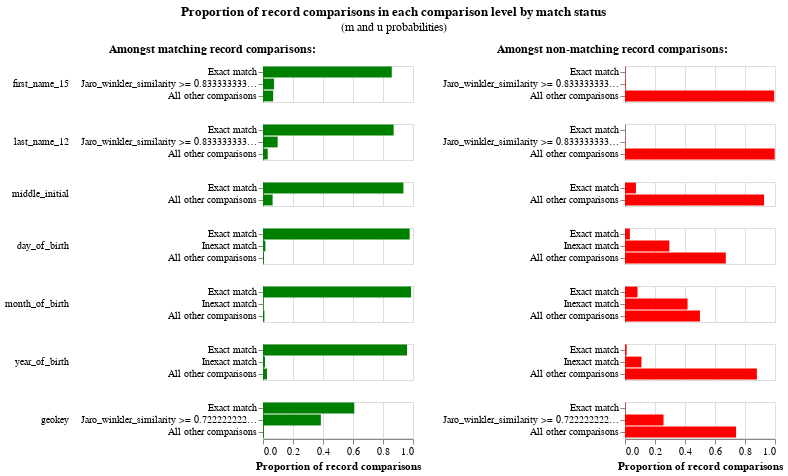

The notebook cell saved with this chart:
### Code cell
linker.m_u_parameters_chart()

### Figure 1 — Vega-Lite specification as saved in the notebook (floating-point values rounded to 4 significant figures)
{"config": {"view": {"continuousWidth": 300, "continuousHeight": 300, "discreteHeight": 300, "discreteWidth": 400}, "header": {"title": null}, "title": {"anchor": "middle", "offset": 10}}, "hconcat": [{"mark": "bar", "encoding": {"color": {"value": "green"}, "row": {"field": "comparison_name", "header": {"labelAlign": "left", "labelAnchor": "middle", "labelAngle": 0}, "sort": {"field": "comparison_sort_order"}, "type": "nominal"}, "tooltip": [{"field": "m_probability_description", "title": "m probability description", "type": "nominal"}, {"field": "comparison_name", "title": "Comparison column name", "type": "nominal"}, {"field": "label_for_charts", "title": "Label", "type": "ordinal"}, {"field": "sql_condition", "title": "SQL condition", "type": "nominal"}, {"field": "m_probability", "format": ".4p", "title": "m probability", "type": "quantitative"}, {"field": "u_probability", "format": ".4p", "title": "u probability", "type": "quantitative"}, {"field": "bayes_factor", "format": ",.4f", "title": "Bayes factor = m/u", "type": "quantitative"}, {"field": "log2_bayes_factor", "format": ",.4f", "title": "Match weight = log2(m/u)", "type": "quantitative"}], "x": {"axis": {"title": "Proportion of record comparisons"}, "field": "m_probability", "type": "quantitative"}, "y": {"axis": {"title": null}, "field": "label_for_charts", "sort": {"field": "comparison_vector_value", "order": "descending"}, "type": "nominal"}}, "height": {"step": 12}, "resolve": {"scale": {"y": "independent"}}, "title": {"text": "Amongst matching record comparisons:", "fontSize": 12, "fontWeight": "bold"}, "transform": [{"filter": "(datum.bayes_factor != 'no-op filter due to vega lite issue 4680')"}], "width": 150}, {"mark": "bar", "encoding": {"color": {"value": "red"}, "row": {"field": "comparison_name", "header": {"labels": false}, "sort": {"field": "comparison_sort_order"}, "type": "nominal"}, "tooltip": [{"field": "u_probability_description", "title": "u probability description", "type": "nominal"}, {"field": "comparison_name", "title": "Comparison column name", "type": "nominal"}, {"field": "label_for_charts", "title": "Label", "type": "ordinal"}, {"field": "sql_condition", "title": "SQL condition", "type": "nominal"}, {"field": "m_probability", "format": ".4p", "title": "m probability", "type": "quantitative"}, {"field": "u_probability", "format": ".4p", "title": "u probability", "type": "quantitative"}, {"field": "bayes_factor", "format": ",.4f", "title": "Bayes factor = m/u", "type": "quantitative"}, {"field": "log2_bayes_factor", "format": ",.4f", "title": "Match weight = log2(m/u)", "type": "quantitative"}], "x": {"axis": {"title": "Proportion of record comparisons"}, "field": "u_probability", "type": "quantitative"}, "y": {"axis": {"title": null}, "field": "label_for_charts", "sort": {"field": "comparison_vector_value", "order": "descending"}, "type": "nominal"}}, "height": {"step": 12}, "resolve": {"scale": {"y": "independent"}}, "title": {"text": "Amongst non-matching record comparisons:", "fontSize": 12, "fontWeight": "bold"}, "transform": [{"filter": "(datum.bayes_factor != 'no-op filter2 due to vega lite issue 4680')"}], "width": 150}], "data": {"name": "data-73da2c5bdd73cac783afbfd523fe8ed5"}, "title": {"text": "Proportion of record comparisons in each comparison level by match status", "subtitle": "(m and u probabilities)"}, "$schema": "https://vega.github.io/schema/vega-lite/v5.9.3.json", "datasets": {"data-73da2c5bdd73cac783afbfd523fe8ed5": [{"comparison_name": "first_name_15", "sql_condition": "\"first_name_15_l\" = \"first_name_15_r\"", "label_for_charts": "Exact match", "m_probability": 0.8585, "u_probability": 0.00203, "m_probability_description": "Amongst matching record comparisons, 85.85% of records are in the exact match comparison level", "u_probability_description": "Amongst non-matching record comparisons, 0.20% of records are in the exact match comparison level", "has_tf_adjustments": false, "tf_adjustment_column": null, "tf_adjustment_weight": 1.0, "is_null_level": false, "bayes_factor": 422.9, "log2_bayes_factor": 8.724, "comparison_vector_value": 2, "max_comparison_vector_value": 2, "bayes_factor_description": "If comparison level is `exact match` then comparison is 422.93 times more likely to be a match", "probability_two_random_records_match": 1.412e-05, "comparison_sort_order": 0}, {"comparison_name": "first_name_15", "sql_condition": "jaro_winkler_similarity(\"first_name_15_l\", \"first_name_15_r\") >= 0.8333333333333334", "label_for_charts": "Jaro_winkler_similarity >= 0.8333333333333334", "m_probability": 0.07376, "u_probability": 0.003468, "m_probability_description": "Amongst matching record comparisons, 7.38% of records are in the jaro_winkler_similarity >= 0.8333333333333334 comparison level", "u_probability_description": "Amongst non-matching record comparisons, 0.35% of records are in the jaro_winkler_similarity >= 0.8333333333333334 comparison level", "has_tf_adjustments": false, "tf_adjustment_column": null, "tf_adjustment_weight": 1.0, "is_null_level": false, "bayes_factor": 21.27, "log2_bayes_factor": 4.411, "comparison_vector_value": 1, "max_comparison_vector_value": 2, "bayes_factor_description": "If comparison level is `jaro_winkler_similarity >= 0.8333333333333334` then comparison is 21.27 times more likely to be a match", "probability_two_random_records_match": 1.412e-05, "comparison_sort_order": 0}, {"comparison_name": "first_name_15", "sql_condition": "ELSE", "label_for_charts": "All other comparisons", "m_probability": 0.06778, "u_probability": 0.9945, "m_probability_description": "Amongst matching record comparisons, 6.78% of records are in the all other comparisons comparison level", "u_probability_description": "Amongst non-matching record comparisons, 99.45% of records are in the all other comparisons comparison level", "has_tf_adjustments": false, "tf_adjustment_column": null, "tf_adjustment_weight": 1.0, "is_null_level": false, "bayes_factor": 0.06815, "log2_bayes_factor": -3.875, "comparison_vector_value": 0, "max_comparison_vector_value": 2, "bayes_factor_description": "If comparison level is `all other comparisons` then comparison is  14.67 times less likely to be a match", "probability_two_random_records_match": 1.412e-05, "comparison_sort_order": 0}, {"comparison_name": "last_name_12", "sql_condition": "\"last_name_12_l\" = \"last_name_12_r\"", "label_for_charts": "Exact match", "m_probability": 0.871, "u_probability": 0.0006842, "m_probability_description": "Amongst matching record comparisons, 87.10% of records are in the exact match comparison level", "u_probability_description": "Amongst non-matching record comparisons, 0.07% of records are in the exact match comparison level", "has_tf_adjustments": false, "tf_adjustment_column": null, "tf_adjustment_weight": 1.0, "is_null_level": false, "bayes_factor": 1273.0, "log2_bayes_factor": 10.31, "comparison_vector_value": 2, "max_comparison_vector_value": 2, "bayes_factor_description": "If comparison level is `exact match` then comparison is 1,273.06 times more likely to be a match", "probability_two_random_records_match": 1.412e-05, "comparison_sort_order": 1}, {"comparison_name": "last_name_12", "sql_condition": "jaro_winkler_similarity(\"last_name_12_l\", \"last_name_12_r\") >= 0.8333333333333334", "label_for_charts": "Jaro_winkler_similarity >= 0.8333333333333334", "m_probability": 0.09762, "u_probability": 0.001368, "m_probability_description": "Amongst matching record comparisons, 9.76% of records are in the jaro_winkler_similarity >= 0.8333333333333334 comparison level", "u_probability_description": "Amongst non-matching record comparisons, 0.14% of records are in the jaro_winkler_similarity >= 0.8333333333333334 comparison level", "has_tf_adjustments": false, "tf_adjustment_column": null, "tf_adjustment_weight": 1.0, "is_null_level": false, "bayes_factor": 71.39, "log2_bayes_factor": 6.158, "comparison_vector_value": 1, "max_comparison_vector_value": 2, "bayes_factor_description": "If comparison level is `jaro_winkler_similarity >= 0.8333333333333334` then comparison is 71.39 times more likely to be a match", "probability_two_random_records_match": 1.412e-05, "comparison_sort_order": 1}, {"comparison_name": "last_name_12", "sql_condition": "ELSE", "label_for_charts": "All other comparisons", "m_probability": 0.03133, "u_probability": 0.9979, "m_probability_description": "Amongst matching record comparisons, 3.13% of records are in the all other comparisons comparison level", "u_probability_description": "Amongst non-matching record comparisons, 99.79% of records are in the all other comparisons comparison level", "has_tf_adjustments": false, "tf_adjustment_column": null, "tf_adjustment_weight": 1.0, "is_null_level": false, "bayes_factor": 0.0314, "log2_bayes_factor": -4.993, "comparison_vector_value": 0, "max_comparison_vector_value": 2, "bayes_factor_description": "If comparison level is `all other comparisons` then comparison is  31.85 times less likely to be a match", "probability_two_random_records_match": 1.412e-05, "comparison_sort_order": 1}, {"comparison_name": "middle_initial", "sql_condition": "\"middle_initial_l\" = \"middle_initial_r\"", "label_for_charts": "Exact match", "m_probability": 0.936, "u_probability": 0.07301, "m_probability_description": "Amongst matching record comparisons, 93.60% of records are in the exact match comparison level", "u_probability_description": "Amongst non-matching record comparisons, 7.30% of records are in the exact match comparison level", "has_tf_adjustments": false, "tf_adjustment_column": null, "tf_adjustment_weight": 1.0, "is_null_level": false, "bayes_factor": 12.82, "log2_bayes_factor": 3.68, "comparison_vector_value": 1, "max_comparison_vector_value": 1, "bayes_factor_description": "If comparison level is `exact match` then comparison is 12.82 times more likely to be a match", "probability_two_random_records_match": 1.412e-05, "comparison_sort_order": 2}, {"comparison_name": "middle_initial", "sql_condition": "ELSE", "label_for_charts": "All other comparisons", "m_probability": 0.06405, "u_probability": 0.927, "m_probability_description": "Amongst matching record comparisons, 6.40% of records are in the all other comparisons comparison level", "u_probability_description": "Amongst non-matching record comparisons, 92.70% of records are in the all other comparisons comparison level", "has_tf_adjustments": false, "tf_adjustment_column": null, "tf_adjustment_weight": 1.0, "is_null_level": false, "bayes_factor": 0.06909, "log2_bayes_factor": -3.855, "comparison_vector_value": 0, "max_comparison_vector_value": 1, "bayes_factor_description": "If comparison level is `all other comparisons` then comparison is  14.47 times less likely to be a match", "probability_two_random_records_match": 1.412e-05, "comparison_sort_order": 2}, {"comparison_name": "day_of_birth", "sql_condition": "\"day_of_birth_l\" = \"day_of_birth_r\"", "label_for_charts": "Exact match", "m_probability": 0.9777, "u_probability": 0.03252, "m_probability_description": "Amongst matching record comparisons, 97.77% of records are in the exact match comparison level", "u_probability_description": "Amongst non-matching record comparisons, 3.25% of records are in the exact match comparison level", "has_tf_adjustments": false, "tf_adjustment_column": null, "tf_adjustment_weight": 1.0, "is_null_level": false, "bayes_factor": 30.07, "log2_bayes_factor": 4.91, "comparison_vector_value": 2, "max_comparison_vector_value": 2, "bayes_factor_description": "If comparison level is `exact match` then comparison is 30.07 times more likely to be a match", "probability_two_random_records_match": 1.412e-05, "comparison_sort_order": 3}, {"comparison_name": "day_of_birth", "sql_condition": "abs(day_of_birth_l - day_of_birth_r) <= 5", "label_for_charts": "Inexact match", "m_probability": 0.01597, "u_probability": 0.2955, "m_probability_description": "Amongst matching record comparisons, 1.60% of records are in the inexact match comparison level", "u_probability_description": "Amongst non-matching record comparisons, 29.55% of records are in the inexact match comparison level", "has_tf_adjustments": false, "tf_adjustment_column": null, "tf_adjustment_weight": 1.0, "is_null_level": false, "bayes_factor": 0.05405, "log2_bayes_factor": -4.21, "comparison_vector_value": 1, "max_comparison_vector_value": 2, "bayes_factor_description": "If comparison level is `inexact match` then comparison is  18.50 times less likely to be a match", "probability_two_random_records_match": 1.412e-05, "comparison_sort_order": 3}, {"comparison_name": "day_of_birth", "sql_condition": "ELSE", "label_for_charts": "All other comparisons", "m_probability": 0.006354, "u_probability": 0.672, "m_probability_description": "Amongst matching record comparisons, 0.64% of records are in the all other comparisons comparison level", "u_probability_description": "Amongst non-matching record comparisons, 67.20% of records are in the all other comparisons comparison level", "has_tf_adjustments": false, "tf_adjustment_column": null, "tf_adjustment_weight": 1.0, "is_null_level": false, "bayes_factor": 0.009455, "log2_bayes_factor": -6.725, "comparison_vector_value": 0, "max_comparison_vector_value": 2, "bayes_factor_description": "If comparison level is `all other comparisons` then comparison is  105.76 times less likely to be a match", "probability_two_random_records_match": 1.412e-05, "comparison_sort_order": 3}, {"comparison_name": "month_of_birth", "sql_condition": "\"month_of_birth_l\" = \"month_of_birth_r\"", "label_for_charts": "Exact match", "m_probability": 0.9869, "u_probability": 0.08324, "m_probability_description": "Amongst matching record comparisons, 98.69% of records are in the exact match comparison level", "u_probability_description": "Amongst non-matching record comparisons, 8.32% of records are in the exact match comparison level", "has_tf_adjustments": false, "tf_adjustment_column": null, "tf_adjustment_weight": 1.0, "is_null_level": false, "bayes_factor": 11.86, "log2_bayes_factor": 3.568, "comparison_vector_value": 2, "max_comparison_vector_value": 2, "bayes_factor_description": "If comparison level is `exact match` then comparison is 11.86 times more likely to be a match", "probability_two_random_records_match": 1.412e-05, "comparison_sort_order": 4}, {"comparison_name": "month_of_birth", "sql_condition": "abs(month_of_birth_l - month_of_birth_r) <= 3", "label_for_charts": "Inexact match", "m_probability": 0.003682, "u_probability": 0.4169, "m_probability_description": "Amongst matching record comparisons, 0.37% of records are in the inexact match comparison level", "u_probability_description": "Amongst non-matching record comparisons, 41.69% of records are in the inexact match comparison level", "has_tf_adjustments": false, "tf_adjustment_column": null, "tf_adjustment_weight": 1.0, "is_null_level": false, "bayes_factor": 0.008832, "log2_bayes_factor": -6.823, "comparison_vector_value": 1, "max_comparison_vector_value": 2, "bayes_factor_description": "If comparison level is `inexact match` then comparison is  113.23 times less likely to be a match", "probability_two_random_records_match": 1.412e-05, "comparison_sort_order": 4}, {"comparison_name": "month_of_birth", "sql_condition": "ELSE", "label_for_charts": "All other comparisons", "m_probability": 0.009369, "u_probability": 0.4998, "m_probability_description": "Amongst matching record comparisons, 0.94% of records are in the all other comparisons comparison level", "u_probability_description": "Amongst non-matching record comparisons, 49.98% of records are in the all other comparisons comparison level", "has_tf_adjustments": false, "tf_adjustment_column": null, "tf_adjustment_weight": 1.0, "is_null_level": false, "bayes_factor": 0.01875, "log2_bayes_factor": -5.737, "comparison_vector_value": 0, "max_comparison_vector_value": 2, "bayes_factor_description": "If comparison level is `all other comparisons` then comparison is  53.35 times less likely to be a match", "probability_two_random_records_match": 1.412e-05, "comparison_sort_order": 4}, {"comparison_name": "year_of_birth", "sql_condition": "\"year_of_birth_l\" = \"year_of_birth_r\"", "label_for_charts": "Exact match", "m_probability": 0.9604, "u_probability": 0.01109, "m_probability_description": "Amongst matching record comparisons, 96.04% of records are in the exact match comparison level", "u_probability_description": "Amongst non-matching record comparisons, 1.11% of records are in the exact match comparison level", "has_tf_adjustments": false, "tf_adjustment_column": null, "tf_adjustment_weight": 1.0, "is_null_level": false, "bayes_factor": 86.64, "log2_bayes_factor": 6.437, "comparison_vector_value": 2, "max_comparison_vector_value": 2, "bayes_factor_description": "If comparison level is `exact match` then comparison is 86.64 times more likely to be a match", "probability_two_random_records_match": 1.412e-05, "comparison_sort_order": 5}, {"comparison_name": "year_of_birth", "sql_condition": "abs(year_of_birth_l - year_of_birth_r) <= 5", "label_for_charts": "Inexact match", "m_probability": 0.01314, "u_probability": 0.1097, "m_probability_description": "Amongst matching record comparisons, 1.31% of records are in the inexact match comparison level", "u_probability_description": "Amongst non-matching record comparisons, 10.97% of records are in the inexact match comparison level", "has_tf_adjustments": false, "tf_adjustment_column": null, "tf_adjustment_weight": 1.0, "is_null_level": false, "bayes_factor": 0.1198, "log2_bayes_factor": -3.061, "comparison_vector_value": 1, "max_comparison_vector_value": 2, "bayes_factor_description": "If comparison level is `inexact match` then comparison is  8.35 times less likely to be a match", "probability_two_random_records_match": 1.412e-05, "comparison_sort_order": 5}, {"comparison_name": "year_of_birth", "sql_condition": "ELSE", "label_for_charts": "All other comparisons", "m_probability": 0.02645, "u_probability": 0.8792, "m_probability_description": "Amongst matching record comparisons, 2.64% of records are in the all other comparisons comparison level", "u_probability_description": "Amongst non-matching record comparisons, 87.92% of records are in the all other comparisons comparison level", "has_tf_adjustments": false, "tf_adjustment_column": null, "tf_adjustment_weight": 1.0, "is_null_level": false, "bayes_factor": 0.03008, "log2_bayes_factor": -5.055, "comparison_vector_value": 0, "max_comparison_vector_value": 2, "bayes_factor_description": "If comparison level is `all other comparisons` then comparison is  33.25 times less likely to be a match", "probability_two_random_records_match": 1.412e-05, "comparison_sort_order": 5}, {"comparison_name": "geokey", "sql_condition": "\"geokey_l\" = \"geokey_r\"", "label_for_charts": "Exact match", "m_probability": 0.6084, "u_probability": 0.002428, "m_probability_description": "Amongst matching record comparisons, 60.84% of records are in the exact match comparison level", "u_probability_description": "Amongst non-matching record comparisons, 0.24% of records are in the exact match comparison level", "has_tf_adjustments": false, "tf_adjustment_column": null, "tf_adjustment_weight": 1.0, "is_null_level": false, "bayes_factor": 250.6, "log2_bayes_factor": 7.969, "comparison_vector_value": 2, "max_comparison_vector_value": 2, "bayes_factor_description": "If comparison level is `exact match` then comparison is 250.63 times more likely to be a match", "probability_two_random_records_match": 1.412e-05, "comparison_sort_order": 6}, {"comparison_name": "geokey", "sql_condition": "jaro_winkler_similarity(\"geokey_l\", \"geokey_r\") >= 0.7222222222222222", "label_for_charts": "Jaro_winkler_similarity >= 0.7222222222222222", "m_probability": 0.3857, "u_probability": 0.2569, "m_probability_description": "Amongst matching record comparisons, 38.57% of records are in the jaro_winkler_similarity >= 0.7222222222222222 comparison level", "u_probability_description": "Amongst non-matching record comparisons, 25.69% of records are in the jaro_winkler_similarity >= 0.7222222222222222 comparison level", "has_tf_adjustments": false, "tf_adjustment_column": null, "tf_adjustment_weight": 1.0, "is_null_level": false, "bayes_factor": 1.501, "log2_bayes_factor": 0.5862, "comparison_vector_value": 1, "max_comparison_vector_value": 2, "bayes_factor_description": "If comparison level is `jaro_winkler_similarity >= 0.7222222222222222` then comparison is 1.50 times more likely to be a match", "probability_two_random_records_match": 1.412e-05, "comparison_sort_order": 6}, {"comparison_name": "geokey", "sql_condition": "ELSE", "label_for_charts": "All other comparisons", "m_probability": 0.005885, "u_probability": 0.7407, "m_probability_description": "Amongst matching record comparisons, 0.59% of records are in the all other comparisons comparison level", "u_probability_description": "Amongst non-matching record comparisons, 74.07% of records are in the all other comparisons comparison level", "has_tf_adjustments": false, "tf_adjustment_column": null, "tf_adjustment_weight": 1.0, "is_null_level": false, "bayes_factor": 0.007946, "log2_bayes_factor": -6.976, "comparison_vector_value": 0, "max_comparison_vector_value": 2, "bayes_factor_description": "If comparison level is `all other comparisons` then comparison is  125.86 times less likely to be a match", "probability_two_random_records_match": 1.412e-05, "comparison_sort_order": 6}]}}
